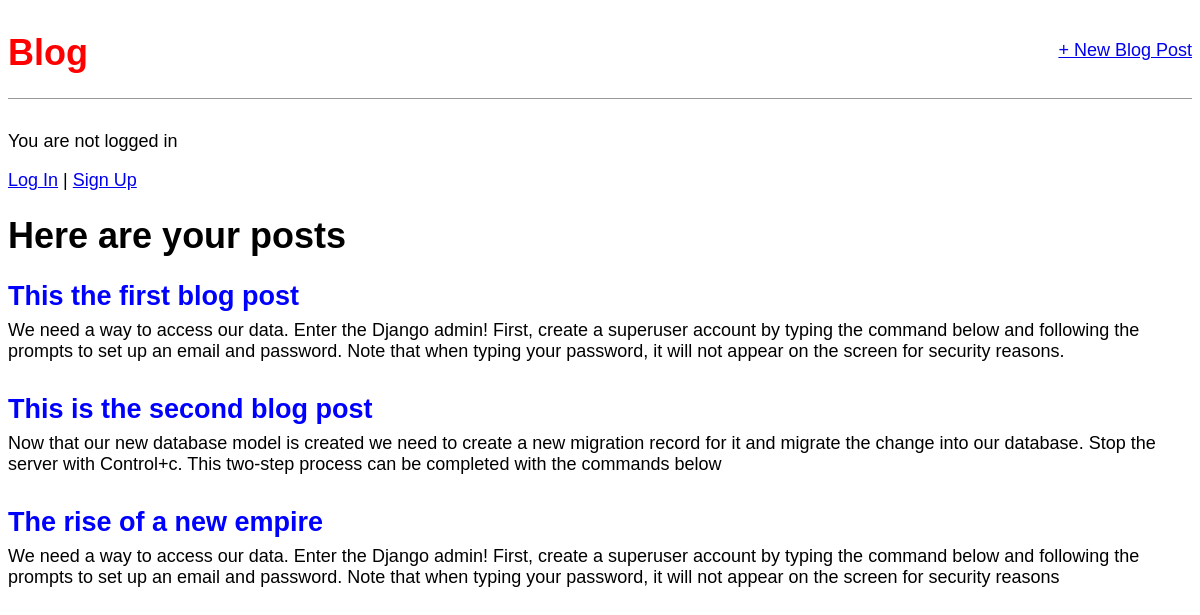
The app's page /, older data.
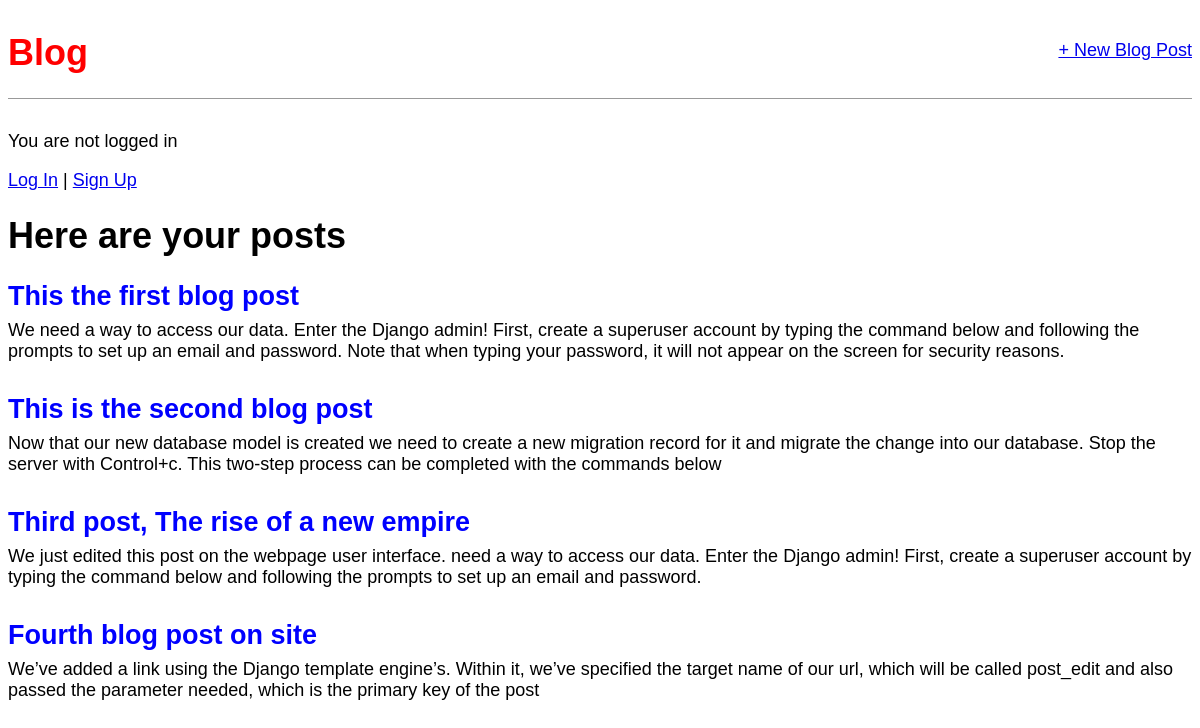
The same page, newer data.
### blog/models.py (models this page shows, shortened)
class Post(models.Model):
    title = models.CharField(max_length=200)
    author = models.ForeignKey(
        "auth.User",
        on_delete=models.CASCADE,
    )
    body = models.TextField()

### blog/views.py (the view)
# urls.py: path("", BlogListView.as_view(), name="home"),
class BlogListView(ListView):
    model = Post
    template_name = "home.html"

### templates/home.html (shortened to what this page needs)
{% extends "base.html" %}
{% block body %}
<h1>Here are your posts</h1>
{% for post in post_list %}
<div class="post-entry">
    <h2><a href="{% url 'post_detail' post.pk %}">{{ post.title }}</a></h2>
    <p>{{ post.body}}</p>
</div>
{% endfor %}
{% endblock body %}

### templates/base.html (shortened to what this page needs)
{% load static %}
<!DOCTYPE html>
<html lang="en">
<head>
    <link rel="stylesheet" href="{% static 'css/base.css' %}">
</head>
<body>
    <div>
        <header>
            <div class="nav-left">
                <h1><a href="{% url 'home' %}">Blog</a></h1>
            </div>
            <div class="nav-right">
                <a href="{% url 'post_new' %}">+ New Blog Post</a>
            </div>
        </header>
        {% if user.is_authenticated %}
        <p>Hi {{ user.username }}!</p>
        <a href="{% url 'logout' %}">Log out</a>
        {% else %}
        <p>You are not logged in</p>
        <a href="{% url 'login' %}">Log In</a> |
        <a href="{% url 'signup' %}">Sign Up</a>
        {% endif %}
    </div>
    <div>
        {% block body %}
        {% endblock body %}
    </div>
</body>
</html>

### static/css/base.css (style rules this page uses)
body { font-family: sans-serif; font-size: 18px; }
header { border-bottom: 1px solid #999; margin-bottom: 2rem; display: flex; }
header h1 a { color: red; text-decoration: none; }
.nav-left { margin-right: auto; }
.nav-right, .post-edit, .post-delete { padding-top: 2rem; text-align: right; }
.post-entry { margin-bottom: 2rem; }
.post-entry h2, .post-detail h2 { margin: 0.5rem 0; }
.post-entry h2 a, .post-entry h2 a:visited { color: blue; text-decoration: none; }
.post-entry p, .post-detail p { margin: 0; font-weight: 400; }

Row changes from the older to the newer data that the page shows:
changed Post: title "The rise of a new empire" → "Third post, The rise of a new empire"; body "We need a way to access our data. Enter the Django admin! First, create a superuser account by typing the command below and following the prompts to set up an email and password. Note that when typing your password, it will not appear on the screen for security reasons" → "We just edited this post on the webpage user interface. need a way to access our data. Enter the Django admin! First, create a superuser account by typing the command below and following the prompts to set up an email and password."
added Post: title "Fourth blog post on site", body "We’ve added a link using the Django template engine’s. Within it, we’ve specified the target name of our url, which will be called post_edit and also passed the parameter needed, which is the primary key of the post"
